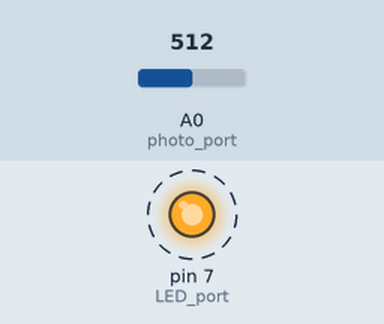
Recording of a sketch running on a simulated Arduino Uno, built with avr-gcc and run on an emulated ATmega328P. On the bench: output pins drawn as LEDs (lit = HIGH). Dashed ring = blinking. The inputs (shaded band) are chosen by the test bench; at power-on: A0 (photo_port) = 512. What the sketch prints to the serial monitor is not drawn.

Above: at 0.15 s.
Timing chart, 0 to 3.0 s (numbered marks = the images above):
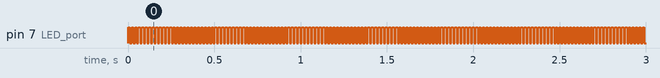

Measured:
- by itself, pin 7 (LED_port): alternates HIGH for 0.01 s and LOW for 0.01 s

The sketch:

Photoresistor.ino
```cpp
//LED variables
int LED_port = 7;
int timer = 10;

//Photoresistor variables
int photo_port = A0;        //analog port
const int threshold = 100;     //min amount of light that reaches the photoresistor( 50 - off, 150 - on)
unsigned long lastChangeTime = 0;
int ledFrequency = 0;   //number of times the LED switches on
unsigned long lastUpdateTime = 0;
unsigned long updateInterval = 1000;  // updating every second
int lightLevel = 0;
//float time_period;

void setup()
{
  pinMode(LED_port, OUTPUT);
  Serial.begin(9600);
  pinMode(photo_port, INPUT);
}

void loop()
{
  lightLevel = analogRead(photo_port);
  //Serial.println(lightLevel);


  digitalWrite(LED_port, HIGH);
  delay(timer);
  digitalWrite(LED_port, LOW);
  delay(timer);

  if (lightLevel > threshold) {     //checking if the light received by the photoresistor is greater than the threshold value
    if (millis() - lastChangeTime > 0) {
      ledFrequency++;
      lastChangeTime = millis();
    }
  }

  if (millis() - lastUpdateTime >= updateInterval) {
    Serial.print("LED Frequency: ");
    Serial.println(ledFrequency);
    /*time_period = 1/ledFrequency;
    Serial.print("Time period: ");
    Serial.println(time_period);*/
    ledFrequency = 0;
    lastUpdateTime = millis();
  }
}
```
